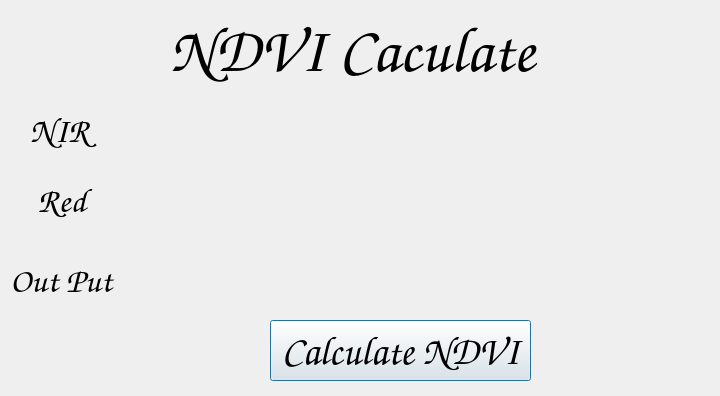
<?xml version="1.0" encoding="UTF-8"?>
<ui version="4.0">
 <class>IndicesDialogBase</class>
 <widget class="QDialog" name="IndicesDialogBase">
  <property name="geometry">
   <rect>
    <x>0</x>
    <y>0</y>
    <width>720</width>
    <height>396</height>
   </rect>
  </property>
  <property name="windowTitle">
   <string>NDVI</string>
  </property>
  <property name="windowIcon">
   <iconset>
    <normaloff>../../../../../../../../../Downloads/icon.png</normaloff>../../../../../../../../../Downloads/icon.png</iconset>
  </property>
  <widget class="QPushButton" name="ndvi_calc">
   <property name="geometry">
    <rect>
     <x>270</x>
     <y>320</y>
     <width>261</width>
     <height>61</height>
    </rect>
   </property>
   <property name="font">
    <font>
     <family>Z003</family>
     <pointsize>30</pointsize>
     <weight>75</weight>
     <italic>true</italic>
     <bold>true</bold>
    </font>
   </property>
   <property name="mouseTracking">
    <bool>true</bool>
   </property>
   <property name="autoFillBackground">
    <bool>true</bool>
   </property>
   <property name="text">
    <string>Calculate NDVI</string>
   </property>
   <property name="icon">
    <iconset theme="Ok"/>
   </property>
   <property name="checkable">
    <bool>true</bool>
   </property>
  </widget>
  <widget class="QgsFileWidget" name="mQgsFileWidget">
   <property name="geometry">
    <rect>
     <x>130</x>
     <y>120</y>
     <width>571</width>
     <height>31</height>
    </rect>
   </property>
  </widget>
  <widget class="QLabel" name="label">
   <property name="geometry">
    <rect>
     <x>30</x>
     <y>110</y>
     <width>91</width>
     <height>41</height>
    </rect>
   </property>
   <property name="font">
    <font>
     <family>Z003</family>
     <pointsize>26</pointsize>
     <weight>75</weight>
     <italic>true</italic>
     <bold>true</bold>
    </font>
   </property>
   <property name="text">
    <string>NIR</string>
   </property>
  </widget>
  <widget class="QLabel" name="label_4">
   <property name="geometry">
    <rect>
     <x>170</x>
     <y>10</y>
     <width>391</width>
     <height>81</height>
    </rect>
   </property>
   <property name="font">
    <font>
     <family>Z003</family>
     <pointsize>48</pointsize>
     <weight>75</weight>
     <italic>true</italic>
     <bold>true</bold>
    </font>
   </property>
   <property name="text">
    <string>NDVI Caculate</string>
   </property>
  </widget>
  <widget class="QgsFileWidget" name="mQgsFileWidget_5">
   <property name="geometry">
    <rect>
     <x>130</x>
     <y>190</y>
     <width>571</width>
     <height>31</height>
    </rect>
   </property>
  </widget>
  <widget class="QgsFileWidget" name="mQgsFileWidget_6">
   <property name="geometry">
    <rect>
     <x>130</x>
     <y>270</y>
     <width>571</width>
     <height>31</height>
    </rect>
   </property>
  </widget>
  <widget class="QLabel" name="label_2">
   <property name="geometry">
    <rect>
     <x>30</x>
     <y>180</y>
     <width>91</width>
     <height>41</height>
    </rect>
   </property>
   <property name="font">
    <font>
     <family>Z003</family>
     <pointsize>26</pointsize>
     <weight>75</weight>
     <italic>true</italic>
     <bold>true</bold>
    </font>
   </property>
   <property name="text">
    <string> Red </string>
   </property>
  </widget>
  <widget class="QLabel" name="label_3">
   <property name="geometry">
    <rect>
     <x>10</x>
     <y>260</y>
     <width>111</width>
     <height>41</height>
    </rect>
   </property>
   <property name="font">
    <font>
     <family>Z003</family>
     <pointsize>26</pointsize>
     <weight>75</weight>
     <italic>true</italic>
     <bold>true</bold>
    </font>
   </property>
   <property name="text">
    <string>Out Put</string>
   </property>
  </widget>
 </widget>
 <customwidgets>
  <customwidget>
   <class>QgsFileWidget</class>
   <extends>QWidget</extends>
   <header>qgsfilewidget.h</header>
  </customwidget>
 </customwidgets>
 <resources/>
 <connections/>
</ui>
